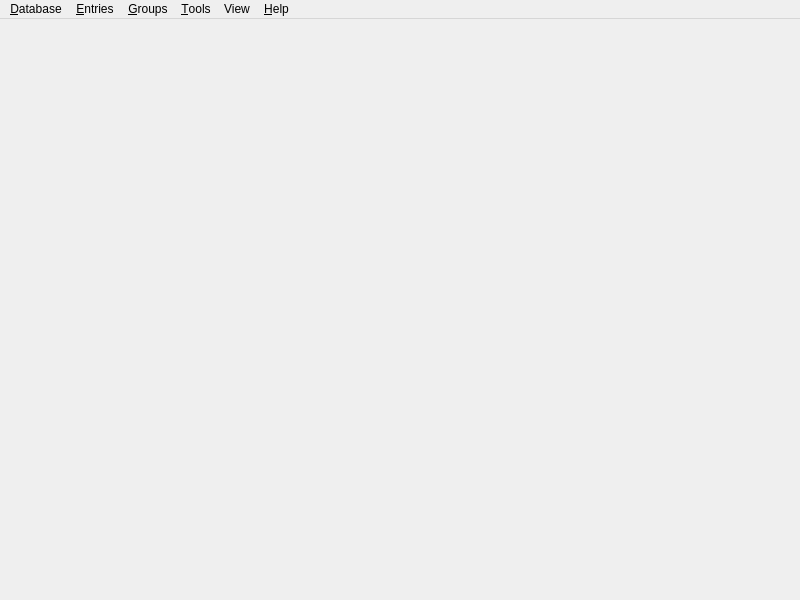
<?xml version="1.0" encoding="UTF-8"?>
<ui version="4.0">
 <class>MainWindow</class>
 <widget class="QMainWindow" name="MainWindow">
  <property name="enabled">
   <bool>true</bool>
  </property>
  <property name="geometry">
   <rect>
    <x>0</x>
    <y>0</y>
    <width>800</width>
    <height>600</height>
   </rect>
  </property>
  <property name="minimumSize">
   <size>
    <width>800</width>
    <height>500</height>
   </size>
  </property>
  <property name="windowTitle">
   <string notr="true">OpenVireo</string>
  </property>
  <widget class="QWidget" name="centralwidget">
   <property name="enabled">
    <bool>true</bool>
   </property>
   <layout class="QVBoxLayout" name="verticalLayout">
    <property name="spacing">
     <number>0</number>
    </property>
    <property name="leftMargin">
     <number>0</number>
    </property>
    <property name="topMargin">
     <number>0</number>
    </property>
    <property name="rightMargin">
     <number>0</number>
    </property>
    <property name="bottomMargin">
     <number>0</number>
    </property>
    <item>
     <widget class="QStackedWidget" name="stackedWidget">
      <property name="sizePolicy">
       <sizepolicy hsizetype="Preferred" vsizetype="Preferred">
        <horstretch>0</horstretch>
        <verstretch>0</verstretch>
       </sizepolicy>
      </property>
      <property name="currentIndex">
       <number>2</number>
      </property>
      <widget class="QWidget" name="pageDatabase">
       <layout class="QVBoxLayout" name="verticalLayout_2">
        <property name="leftMargin">
         <number>0</number>
        </property>
        <property name="topMargin">
         <number>0</number>
        </property>
        <property name="rightMargin">
         <number>0</number>
        </property>
        <property name="bottomMargin">
         <number>0</number>
        </property>
        <item>
         <widget class="DatabaseTabWidget" name="tabWidget">
          <property name="currentIndex">
           <number>-1</number>
          </property>
          <property name="tabsClosable">
           <bool>true</bool>
          </property>
          <property name="movable">
           <bool>true</bool>
          </property>
         </widget>
        </item>
       </layout>
      </widget>
      <widget class="QWidget" name="pageSettings">
       <layout class="QVBoxLayout" name="verticalLayout_3">
        <property name="leftMargin">
         <number>0</number>
        </property>
        <property name="topMargin">
         <number>0</number>
        </property>
        <property name="rightMargin">
         <number>0</number>
        </property>
        <property name="bottomMargin">
         <number>0</number>
        </property>
        <item>
         <widget class="ApplicationSettingsWidget" name="settingsWidget" native="true"/>
        </item>
       </layout>
      </widget>
      <widget class="QWidget" name="pageWelcome">
       <layout class="QVBoxLayout" name="verticalLayout_5">
        <item>
         <layout class="QHBoxLayout" name="horizontalLayout">
          <item>
           <spacer name="horizontalSpacer">
            <property name="orientation">
             <enum>Qt::Horizontal</enum>
            </property>
            <property name="sizeType">
             <enum>QSizePolicy::MinimumExpanding</enum>
            </property>
            <property name="sizeHint" stdset="0">
             <size>
              <width>50</width>
              <height>20</height>
             </size>
            </property>
           </spacer>
          </item>
          <item>
           <widget class="WelcomeWidget" name="welcomeWidget" native="true"/>
          </item>
          <item>
           <spacer name="horizontalSpacer_2">
            <property name="orientation">
             <enum>Qt::Horizontal</enum>
            </property>
            <property name="sizeType">
             <enum>QSizePolicy::MinimumExpanding</enum>
            </property>
            <property name="sizeHint" stdset="0">
             <size>
              <width>50</width>
              <height>20</height>
             </size>
            </property>
           </spacer>
          </item>
         </layout>
        </item>
       </layout>
      </widget>
      <widget class="QWidget" name="pagePasswordGenerator">
       <layout class="QVBoxLayout" name="verticalLayout_6">
        <property name="leftMargin">
         <number>60</number>
        </property>
        <property name="topMargin">
         <number>30</number>
        </property>
        <property name="rightMargin">
         <number>60</number>
        </property>
        <item>
         <spacer name="verticalSpacer_2">
          <property name="orientation">
           <enum>Qt::Vertical</enum>
          </property>
          <property name="sizeHint" stdset="0">
           <size>
            <width>20</width>
            <height>40</height>
           </size>
          </property>
         </spacer>
        </item>
        <item>
         <widget class="PasswordGeneratorWidget" name="passwordGeneratorWidget" native="true"/>
        </item>
        <item>
         <spacer name="verticalSpacer">
          <property name="orientation">
           <enum>Qt::Vertical</enum>
          </property>
          <property name="sizeHint" stdset="0">
           <size>
            <width>20</width>
            <height>40</height>
           </size>
          </property>
         </spacer>
        </item>
       </layout>
      </widget>
     </widget>
    </item>
   </layout>
  </widget>
  <widget class="QMenuBar" name="menubar">
   <property name="geometry">
    <rect>
     <x>0</x>
     <y>0</y>
     <width>800</width>
     <height>22</height>
    </rect>
   </property>
   <property name="contextMenuPolicy">
    <enum>Qt::PreventContextMenu</enum>
   </property>
   <widget class="VaultMenu" name="menuFile">
    <property name="title">
     <string>&amp;Database</string>
    </property>
    <widget class="VaultMenu" name="menuRecentDatabases">
     <property name="title">
      <string>&amp;Recent Databases</string>
     </property>
    </widget>
    <widget class="VaultMenu" name="menuExport">
     <property name="title">
      <string>&amp;Export</string>
     </property>
     <addaction name="actionExportCsv"/>
     <addaction name="actionExportHtml"/>
     <addaction name="actionExportXML"/>
    </widget>
    <widget class="VaultMenu" name="menuRemoteSync">
     <property name="title">
      <string>Remote S&amp;ync…</string>
     </property>
     <addaction name="separator"/>
    </widget>
    <addaction name="actionDatabaseNew"/>
    <addaction name="actionDatabaseOpen"/>
    <addaction name="menuRecentDatabases"/>
    <addaction name="actionDatabaseSave"/>
    <addaction name="actionDatabaseSaveAs"/>
    <addaction name="actionDatabaseSaveBackup"/>
    <addaction name="actionDatabaseClose"/>
    <addaction name="separator"/>
    <addaction name="actionLockDatabase"/>
    <addaction name="actionLockAllDatabases"/>
    <addaction name="separator"/>
    <addaction name="actionDatabaseSettings"/>
    <addaction name="actionDatabaseSecurity"/>
    <addaction name="actionReports"/>
    <addaction name="separator"/>
    <addaction name="actionPasskeys"/>
    <addaction name="actionImportPasskey"/>
    <addaction name="separator"/>
    <addaction name="actionDatabaseMerge"/>
    <addaction name="menuRemoteSync"/>
    <addaction name="actionImport"/>
    <addaction name="menuExport"/>
    <addaction name="separator"/>
    <addaction name="actionQuit"/>
   </widget>
   <widget class="VaultMenu" name="menuHelp">
    <property name="title">
     <string>&amp;Help</string>
    </property>
    <addaction name="separator"/>
    <addaction name="actionGettingStarted"/>
    <addaction name="actionUserGuide"/>
    <addaction name="actionKeyboardShortcuts"/>
    <addaction name="actionOnlineHelp"/>
    <addaction name="separator"/>
    <addaction name="actionCheckForUpdates"/>
    <addaction name="actionDonate"/>
    <addaction name="actionBugReport"/>
    <addaction name="actionAbout"/>
   </widget>
   <widget class="VaultMenu" name="menuEntries">
    <property name="title">
     <string>&amp;Entries</string>
    </property>
    <property name="separatorsCollapsible">
     <bool>true</bool>
    </property>
    <widget class="VaultMenu" name="menuEntryCopyAttribute">
     <property name="toolTip">
      <string/>
     </property>
     <property name="title">
      <string>Copy Att&amp;ribute</string>
     </property>
     <addaction name="actionEntryCopyTitle"/>
     <addaction name="actionEntryCopyNotes"/>
     <addaction name="separator"/>
    </widget>
    <widget class="VaultMenu" name="menuEntryTotp">
     <property name="title">
      <string>TOTP</string>
     </property>
     <addaction name="actionEntryCopyTotp"/>
     <addaction name="actionEntryCopyPasswordTotp"/>
     <addaction name="actionEntryTotp"/>
     <addaction name="actionEntryTotpQRCode"/>
     <addaction name="actionEntrySetupTotp"/>
    </widget>
    <widget class="VaultMenu" name="menuTags">
     <property name="tearOffEnabled">
      <bool>true</bool>
     </property>
     <property name="title">
      <string>Tags</string>
     </property>
    </widget>
    <addaction name="separator"/>
    <addaction name="actionEntryNew"/>
    <addaction name="actionEntryEdit"/>
    <addaction name="actionEntryExpire"/>
    <addaction name="actionEntryClone"/>
    <addaction name="actionEntryDelete"/>
    <addaction name="separator"/>
    <addaction name="actionEntryMoveUp"/>
    <addaction name="actionEntryMoveDown"/>
    <addaction name="separator"/>
    <addaction name="actionEntryCopyUsername"/>
    <addaction name="actionEntryCopyPassword"/>
    <addaction name="actionEntryCopyURL"/>
    <addaction name="menuEntryCopyAttribute"/>
    <addaction name="menuEntryTotp"/>
    <addaction name="menuTags"/>
    <addaction name="separator"/>
    <addaction name="actionEntryAutoType"/>
    <addaction name="separator"/>
    <addaction name="actionEntryImportPasskey"/>
    <addaction name="actionEntryRemovePasskey"/>
    <addaction name="separator"/>
    <addaction name="actionEntryOpenUrl"/>
    <addaction name="actionEntryDownloadIcon"/>
    <addaction name="separator"/>
    <addaction name="actionEntryAddToAgent"/>
    <addaction name="actionEntryRemoveFromAgent"/>
    <addaction name="separator"/>
    <addaction name="actionEntryRestore"/>
   </widget>
   <widget class="VaultMenu" name="menuGroups">
    <property name="title">
     <string>&amp;Groups</string>
    </property>
    <addaction name="actionGroupEmptyRecycleBin"/>
    <addaction name="separator"/>
    <addaction name="actionGroupNew"/>
    <addaction name="actionGroupEdit"/>
    <addaction name="actionGroupClone"/>
    <addaction name="actionGroupDelete"/>
    <addaction name="separator"/>
    <addaction name="actionGroupSortAsc"/>
    <addaction name="actionGroupSortDesc"/>
    <addaction name="separator"/>
    <addaction name="actionGroupDownloadFavicons"/>
   </widget>
   <widget class="VaultMenu" name="menuTools">
    <property name="title">
     <string>&amp;Tools</string>
    </property>
    <addaction name="actionPasswordGenerator"/>
    <addaction name="actionClearSSHAgent"/>
    <addaction name="actionSettings"/>
   </widget>
   <widget class="VaultMenu" name="menuView">
    <property name="title">
     <string>View</string>
    </property>
    <widget class="VaultMenu" name="menuTheme">
     <property name="title">
      <string>Theme</string>
     </property>
     <addaction name="actionThemeAuto"/>
     <addaction name="actionThemeLight"/>
     <addaction name="actionThemeDark"/>
     <addaction name="actionThemeHighContrast"/>
    </widget>
    <addaction name="actionNotifications"/>
    <addaction name="separator"/>
    <addaction name="menuTheme"/>
    <addaction name="actionAlwaysOnTop"/>
    <addaction name="actionAllowScreenCapture"/>
    <addaction name="separator"/>
    <addaction name="actionShowGroupPanel"/>
    <addaction name="separator"/>
    <addaction name="actionShowMenubar"/>
    <addaction name="separator"/>
    <addaction name="actionHideUsernames"/>
    <addaction name="actionHidePasswords"/>
   </widget>
   <addaction name="menuFile"/>
   <addaction name="menuEntries"/>
   <addaction name="menuGroups"/>
   <addaction name="menuTools"/>
   <addaction name="menuView"/>
   <addaction name="menuHelp"/>
  </widget>
  <action name="actionQuit">
   <property name="text">
    <string>&amp;Quit</string>
   </property>
   <property name="toolTip">
    <string>Quit Application</string>
   </property>
   <property name="shortcut">
    <string notr="true">Ctrl+Q</string>
   </property>
   <property name="menuRole">
    <enum>QAction::QuitRole</enum>
   </property>
  </action>
  <action name="actionAbout">
   <property name="text">
    <string>&amp;About</string>
   </property>
   <property name="toolTip">
    <string>Open About Dialog</string>
   </property>
   <property name="menuRole">
    <enum>QAction::AboutRole</enum>
   </property>
  </action>
  <action name="actionCheckForUpdates">
   <property name="text">
    <string>&amp;Check for Updates</string>
   </property>
   <property name="menuRole">
    <enum>QAction::ApplicationSpecificRole</enum>
   </property>
  </action>
  <action name="actionDatabaseOpen">
   <property name="text">
    <string>&amp;Open Database…</string>
   </property>
   <property name="toolTip">
    <string>Open Database</string>
   </property>
   <property name="shortcut">
    <string notr="true">Ctrl+O</string>
   </property>
  </action>
  <action name="actionDatabaseSave">
   <property name="text">
    <string>&amp;Save Database</string>
   </property>
   <property name="shortcut">
    <string notr="true">Ctrl+S</string>
   </property>
  </action>
  <action name="actionDatabaseClose">
   <property name="text">
    <string>&amp;Close Database</string>
   </property>
   <property name="shortcut">
    <string notr="true">Ctrl+W</string>
   </property>
  </action>
  <action name="actionDatabaseNew">
   <property name="text">
    <string>&amp;New Database…</string>
   </property>
   <property name="toolTip">
    <string>Create Database</string>
   </property>
   <property name="shortcut">
    <string notr="true">Ctrl+Shift+N</string>
   </property>
  </action>
  <action name="actionDatabaseMerge">
   <property name="text">
    <string>&amp;Merge From Database…</string>
   </property>
   <property name="toolTip">
    <string>Merge From Database</string>
   </property>
  </action>
  <action name="actionEntryNew">
   <property name="text">
    <string>&amp;New Entry…</string>
   </property>
   <property name="toolTip">
    <string>New Entry</string>
   </property>
   <property name="shortcut">
    <string notr="true">Ctrl+N</string>
   </property>
  </action>
  <action name="actionEntryEdit">
   <property name="text">
    <string>&amp;Edit Entry…</string>
   </property>
   <property name="iconText">
    <string>Edit Entry…</string>
   </property>
   <property name="toolTip">
    <string>Edit Entry</string>
   </property>
   <property name="shortcut">
    <string notr="true">Ctrl+E</string>
   </property>
  </action>
  <action name="actionEntryExpire">
   <property name="enabled">
    <bool>false</bool>
   </property>
   <property name="text">
    <string>E&amp;xpire Entry</string>
   </property>
   <property name="iconText">
    <string>Expire Entry</string>
   </property>
   <property name="toolTip">
    <string>Expire Entry</string>
   </property>
  </action>
  <action name="actionEntryDelete">
   <property name="text">
    <string>&amp;Delete Entry</string>
   </property>
   <property name="iconText">
    <string>Delete Entry</string>
   </property>
   <property name="toolTip">
    <string>Delete Entry</string>
   </property>
   <property name="shortcut">
    <string notr="true">Del</string>
   </property>
  </action>
  <action name="actionGroupNew">
   <property name="text">
    <string>&amp;New Group…</string>
   </property>
   <property name="toolTip">
    <string>Create Group</string>
   </property>
  </action>
  <action name="actionGroupEdit">
   <property name="text">
    <string>&amp;Edit Group…</string>
   </property>
   <property name="toolTip">
    <string>Edit Group</string>
   </property>
  </action>
  <action name="actionGroupDelete">
   <property name="text">
    <string>&amp;Delete Group…</string>
   </property>
   <property name="toolTip">
    <string>Delete Group</string>
   </property>
  </action>
  <action name="actionGroupDownloadFavicons">
   <property name="text">
    <string>Download All &amp;Favicons…</string>
   </property>
   <property name="toolTip">
    <string>Download All Favicons</string>
   </property>
  </action>
  <action name="actionGroupSortAsc">
   <property name="text">
    <string>Sort &amp;A-Z</string>
   </property>
   <property name="toolTip">
    <string>Sort Groups A-Z</string>
   </property>
  </action>
  <action name="actionGroupSortDesc">
   <property name="text">
    <string>Sort &amp;Z-A</string>
   </property>
   <property name="toolTip">
    <string>Sort Groups Z-A</string>
   </property>
  </action>
  <action name="actionDatabaseSaveAs">
   <property name="text">
    <string>Sa&amp;ve Database As…</string>
   </property>
   <property name="toolTip">
    <string>Save Database As</string>
   </property>
   <property name="shortcut">
    <string notr="true">Ctrl+Shift+S</string>
   </property>
  </action>
  <action name="actionDatabaseSecurity">
   <property name="text">
    <string>Database &amp;Security…</string>
   </property>
   <property name="toolTip">
    <string>Show Database Security</string>
   </property>
  </action>
  <action name="actionReports">
   <property name="checkable">
    <bool>true</bool>
   </property>
   <property name="text">
    <string>Database &amp;Reports…</string>
   </property>
   <property name="toolTip">
    <string>Show Database Reports</string>
   </property>
   <property name="shortcut">
    <string notr="true">Ctrl+Shift+R</string>
   </property>
   <property name="menuRole">
    <enum>QAction::NoRole</enum>
   </property>
  </action>
  <action name="actionDatabaseSettings">
   <property name="checkable">
    <bool>true</bool>
   </property>
   <property name="text">
    <string>&amp;Database Settings…</string>
   </property>
   <property name="toolTip">
    <string>Show Database Settings</string>
   </property>
   <property name="shortcut">
    <string notr="true">Ctrl+Shift+,</string>
   </property>
   <property name="menuRole">
    <enum>QAction::NoRole</enum>
   </property>
  </action>
  <action name="actionPasskeys">
   <property name="text">
    <string>Passkeys…</string>
   </property>
   <property name="toolTip">
    <string>Show Passkeys</string>
   </property>
   <property name="menuRole">
    <enum>QAction::NoRole</enum>
   </property>
  </action>
  <action name="actionImportPasskey">
   <property name="text">
    <string>Import Passkey</string>
   </property>
   <property name="toolTip">
    <string>Import Passkey</string>
   </property>
   <property name="menuRole">
    <enum>QAction::NoRole</enum>
   </property>
  </action>
  <action name="actionEntryClone">
   <property name="text">
    <string>&amp;Clone Entry…</string>
   </property>
   <property name="toolTip">
    <string>Clone Entry</string>
   </property>
   <property name="shortcut">
    <string notr="true">Ctrl+D</string>
   </property>
  </action>
  <action name="actionEntryMoveUp">
   <property name="text">
    <string>Move u&amp;p</string>
   </property>
   <property name="toolTip">
    <string>Move Entry Up</string>
   </property>
   <property name="shortcut">
    <string notr="true">Alt+Up</string>
   </property>
  </action>
  <action name="actionEntryMoveDown">
   <property name="text">
    <string>Move do&amp;wn</string>
   </property>
   <property name="toolTip">
    <string>Move Entry Down</string>
   </property>
   <property name="shortcut">
    <string notr="true">Alt+Down</string>
   </property>
  </action>
  <action name="actionEntryCopyUsername">
   <property name="text">
    <string>Copy &amp;Username</string>
   </property>
   <property name="toolTip">
    <string>Copy Username</string>
   </property>
   <property name="shortcut">
    <string notr="true">Ctrl+B</string>
   </property>
  </action>
  <action name="actionEntryCopyPassword">
   <property name="text">
    <string>Copy &amp;Password</string>
   </property>
   <property name="toolTip">
    <string>Copy Password</string>
   </property>
   <property name="shortcut">
    <string notr="true">Ctrl+C</string>
   </property>
  </action>
  <action name="actionSettings">
   <property name="checkable">
    <bool>true</bool>
   </property>
   <property name="text">
    <string>&amp;Settings</string>
   </property>
   <property name="toolTip">
    <string>Show Application Settings</string>
   </property>
   <property name="shortcut">
    <string notr="true">Ctrl+,</string>
   </property>
   <property name="menuRole">
    <enum>QAction::PreferencesRole</enum>
   </property>
  </action>
  <action name="actionPasswordGenerator">
   <property name="checkable">
    <bool>true</bool>
   </property>
   <property name="text">
    <string>&amp;Password Generator</string>
   </property>
   <property name="toolTip">
    <string>Show Password Generator</string>
   </property>
  </action>
  <action name="actionEntryAutoType">
   <property name="text">
    <string>Perform &amp;Auto-Type</string>
   </property>
  </action>
  <action name="actionEntryImportPasskey">
   <property name="text">
    <string>Import Passkey</string>
   </property>
  </action>
  <action name="actionEntryRemovePasskey">
   <property name="text">
    <string>Remove Passkey From Entry</string>
   </property>
  </action>
  <action name="actionEntryAutoTypeUsername">
   <property name="enabled">
    <bool>false</bool>
   </property>
   <property name="text">
    <string notr="true">{USERNAME}</string>
   </property>
   <property name="iconText">
    <string notr="true">{USERNAME}</string>
   </property>
   <property name="toolTip">
    <string>Perform Auto-Type: {USERNAME}</string>
   </property>
  </action>
  <action name="actionEntryAutoTypeUsernameEnter">
   <property name="enabled">
    <bool>false</bool>
   </property>
   <property name="text">
    <string notr="true">{USERNAME}{ENTER}</string>
   </property>
   <property name="iconText">
    <string notr="true">{USERNAME}{ENTER}</string>
   </property>
   <property name="toolTip">
    <string>Perform Auto-Type: {USERNAME}{ENTER}</string>
   </property>
  </action>
  <action name="actionEntryAutoTypePassword">
   <property name="enabled">
    <bool>false</bool>
   </property>
   <property name="text">
    <string notr="true">{PASSWORD}</string>
   </property>
   <property name="iconText">
    <string notr="true">{PASSWORD}</string>
   </property>
   <property name="toolTip">
    <string>Perform Auto-Type: {PASSWORD}</string>
   </property>
  </action>
  <action name="actionEntryAutoTypePasswordEnter">
   <property name="enabled">
    <bool>false</bool>
   </property>
   <property name="text">
    <string notr="true">{PASSWORD}{ENTER}</string>
   </property>
   <property name="iconText">
    <string notr="true">{PASSWORD}{ENTER}</string>
   </property>
   <property name="toolTip">
    <string>Perform Auto-Type: {PASSWORD}{ENTER}</string>
   </property>
  </action>
  <action name="actionEntryAutoTypeTOTP">
   <property name="enabled">
    <bool>false</bool>
   </property>
   <property name="text">
    <string notr="true">{TOTP}</string>
   </property>
   <property name="iconText">
    <string notr="true">{TOTP}</string>
   </property>
   <property name="toolTip">
    <string>Perform Auto-Type: {TOTP}</string>
   </property>
  </action>
  <action name="actionEntryAutoTypeURL">
   <property name="enabled">
    <bool>false</bool>
   </property>
   <property name="text">
    <string notr="true">{URL}</string>
   </property>
   <property name="iconText">
    <string notr="true">{URL}</string>
   </property>
   <property name="toolTip">
    <string notr="true">{URL}</string>
   </property>
  </action>
  <action name="actionEntryAutoTypeURLEnter">
   <property name="enabled">
    <bool>false</bool>
   </property>
   <property name="text">
    <string notr="true">{URL}{ENTER}</string>
   </property>
   <property name="iconText">
    <string notr="true">{URL}{ENTER}</string>
   </property>
   <property name="toolTip">
    <string notr="true">{URL}{ENTER}</string>
   </property>
  </action>
  <action name="actionEntryDownloadIcon">
   <property name="text">
    <string>Download &amp;Favicon</string>
   </property>
   <property name="shortcut">
    <string notr="true">Ctrl+Shift+D</string>
   </property>
  </action>
  <action name="actionEntryOpenUrl">
   <property name="text">
    <string>Open &amp;URL</string>
   </property>
   <property name="shortcut">
    <string notr="true">Ctrl+Shift+U</string>
   </property>
  </action>
  <action name="actionLockDatabase">
   <property name="text">
    <string>&amp;Lock Database</string>
   </property>
   <property name="shortcut">
    <string notr="true">Ctrl+L</string>
   </property>
  </action>
  <action name="actionLockAllDatabases">
   <property name="text">
    <string>Lock &amp;All Databases</string>
   </property>
   <property name="shortcut">
    <string notr="true">Ctrl+Shift+L</string>
   </property>
  </action>
  <action name="actionEntryCopyTitle">
   <property name="text">
    <string>&amp;Title</string>
   </property>
   <property name="toolTip">
    <string>Copy Title</string>
   </property>
   <property name="shortcut">
    <string notr="true">Ctrl+I</string>
   </property>
  </action>
  <action name="actionEntryCopyURL">
   <property name="text">
    <string>Copy &amp;URL</string>
   </property>
   <property name="toolTip">
    <string>Copy URL</string>
   </property>
   <property name="shortcut">
    <string notr="true">Ctrl+U</string>
   </property>
  </action>
  <action name="actionEntryCopyNotes">
   <property name="text">
    <string>&amp;Notes</string>
   </property>
   <property name="toolTip">
    <string>Copy Notes</string>
   </property>
  </action>
  <action name="actionExportCsv">
   <property name="text">
    <string>&amp;CSV File…</string>
   </property>
   <property name="toolTip">
    <string>Export to CSV</string>
   </property>
  </action>
  <action name="actionExportHtml">
   <property name="text">
    <string>&amp;HTML File…</string>
   </property>
   <property name="toolTip">
    <string>Export to HTML</string>
   </property>
  </action>
  <action name="actionImportKeePass1">
   <property name="text">
    <string>KeePass 1 Database…</string>
   </property>
   <property name="toolTip">
    <string>Import KeePass1 Database</string>
   </property>
  </action>
  <action name="actionImportOpVault">
   <property name="text">
    <string>1Password Vault…</string>
   </property>
   <property name="toolTip">
    <string>Import 1Password Vault</string>
   </property>
  </action>
  <action name="actionImportCsv">
   <property name="text">
    <string>CSV File…</string>
   </property>
   <property name="toolTip">
    <string>Import CSV File</string>
   </property>
  </action>
  <action name="actionEntryTotp">
   <property name="text">
    <string>Show TOTP</string>
   </property>
   <property name="shortcut">
    <string notr="true">Ctrl+Shift+T</string>
   </property>
  </action>
  <action name="actionEntryTotpQRCode">
   <property name="text">
    <string>Show QR Code</string>
   </property>
   <property name="toolTip">
    <string>Show TOTP QR Code</string>
   </property>
  </action>
  <action name="actionEntrySetupTotp">
   <property name="text">
    <string>Set up TOTP…</string>
   </property>
   <property name="toolTip">
    <string>Set up TOTP</string>
   </property>
  </action>
  <action name="actionEntryCopyTotp">
   <property name="text">
    <string>Copy &amp;TOTP</string>
   </property>
   <property name="shortcut">
    <string notr="true">Ctrl+T</string>
   </property>
  </action>
  <action name="actionEntryCopyPasswordTotp">
   <property name="text">
    <string>Copy Password and TOTP</string>
   </property>
   <property name="shortcut">
    <string notr="true">Ctrl+Y</string>
   </property>
  </action>
  <action name="actionGroupEmptyRecycleBin">
   <property name="text">
    <string>E&amp;mpty recycle bin</string>
   </property>
   <property name="toolTip">
    <string>Empty Recycle Bin</string>
   </property>
  </action>
  <action name="actionDonate">
   <property name="text">
    <string>&amp;Donate</string>
   </property>
   <property name="toolTip">
    <string>Open Donation Website</string>
   </property>
  </action>
  <action name="actionBugReport">
   <property name="text">
    <string>Report a &amp;Bug</string>
   </property>
   <property name="toolTip">
    <string>Open Bug Report</string>
   </property>
  </action>
  <action name="actionGettingStarted">
   <property name="text">
    <string>&amp;Getting Started</string>
   </property>
   <property name="toolTip">
    <string>Open Getting Started Guide</string>
   </property>
  </action>
  <action name="actionOnlineHelp">
   <property name="text">
    <string>&amp;Online Help</string>
   </property>
   <property name="toolTip">
    <string>Open Online Documentation</string>
   </property>
  </action>
  <action name="actionUserGuide">
   <property name="text">
    <string>&amp;User Guide</string>
   </property>
   <property name="toolTip">
    <string>Open User Guide</string>
   </property>
  </action>
  <action name="actionKeyboardShortcuts">
   <property name="text">
    <string>&amp;Keyboard Shortcuts</string>
   </property>
   <property name="toolTip">
    <string>Open Keyboard Shortcuts Guide</string>
   </property>
   <property name="shortcut">
    <string notr="true">Ctrl+/</string>
   </property>
  </action>
  <action name="actionDatabaseSaveBackup">
   <property name="text">
    <string>Save Database Backup…</string>
   </property>
   <property name="toolTip">
    <string>Save Database Backup</string>
   </property>
  </action>
  <action name="actionEntryAddToAgent">
   <property name="text">
    <string>Add key to SSH Agent</string>
   </property>
   <property name="toolTip">
    <string>SSH Agent: Add Key</string>
   </property>
   <property name="shortcut">
    <string notr="true">Ctrl+H</string>
   </property>
  </action>
  <action name="actionEntryRemoveFromAgent">
   <property name="text">
    <string>Remove key from SSH Agent</string>
   </property>
   <property name="toolTip">
    <string>SSH Agent: Remove Key</string>
   </property>
   <property name="shortcut">
    <string notr="true">Ctrl+Shift+H</string>
   </property>
  </action>
  <action name="actionThemeAuto">
   <property name="checkable">
    <bool>true</bool>
   </property>
   <property name="checked">
    <bool>true</bool>
   </property>
   <property name="text">
    <string>Automatic</string>
   </property>
   <property name="toolTip">
    <string>Set Theme: Automatic</string>
   </property>
  </action>
  <action name="actionThemeLight">
   <property name="checkable">
    <bool>true</bool>
   </property>
   <property name="text">
    <string>Light</string>
   </property>
   <property name="toolTip">
    <string>Set Theme: Light</string>
   </property>
  </action>
  <action name="actionThemeDark">
   <property name="checkable">
    <bool>true</bool>
   </property>
   <property name="text">
    <string>Dark</string>
   </property>
   <property name="toolTip">
    <string>Set Theme: Dark</string>
   </property>
  </action>
  <action name="actionThemeHighContrast">
   <property name="checkable">
    <bool>true</bool>
   </property>
   <property name="text">
    <string>High Contrast</string>
   </property>
   <property name="toolTip">
    <string>Set Theme: High Contrast</string>
   </property>
  </action>
  <action name="actionShowMenubar">
   <property name="checkable">
    <bool>true</bool>
   </property>
   <property name="checked">
    <bool>true</bool>
   </property>
   <property name="text">
    <string>Show Menubar</string>
   </property>
   <property name="toolTip">
    <string>Toggle Show Menubar</string>
   </property>
  </action>
  <action name="actionNotifications">
   <property name="text">
    <string>Notifications</string>
   </property>
   <property name="toolTip">
    <string>Show notifications</string>
   </property>
   <property name="shortcut">
    <string notr="true">Ctrl+Shift+N</string>
   </property>
  </action>
  <action name="actionAlwaysOnTop">
   <property name="checkable">
    <bool>true</bool>
   </property>
   <property name="text">
    <string>Always on Top</string>
   </property>
   <property name="toolTip">
    <string>Toggle Always on Top</string>
   </property>
   <property name="shortcut">
    <string notr="true">Ctrl+Shift+A</string>
   </property>
  </action>
  <action name="actionHideUsernames">
   <property name="checkable">
    <bool>true</bool>
   </property>
   <property name="text">
    <string>Hide Usernames</string>
   </property>
   <property name="toolTip">
    <string>Toggle Hide Usernames</string>
   </property>
   <property name="shortcut">
    <string notr="true">Ctrl+Shift+B</string>
   </property>
  </action>
  <action name="actionHidePasswords">
   <property name="checkable">
    <bool>true</bool>
   </property>
   <property name="checked">
    <bool>true</bool>
   </property>
   <property name="text">
    <string>Hide Passwords</string>
   </property>
   <property name="toolTip">
    <string>Toggle Hide Passwords</string>
   </property>
   <property name="shortcut">
    <string notr="true">Ctrl+Shift+C</string>
   </property>
  </action>
  <action name="actionEntryAutoTypeSequence">
   <property name="text">
    <string notr="true">{USERNAME}{TAB}{PASSWORD}{ENTER}</string>
   </property>
   <property name="iconText">
    <string notr="true">{USERNAME}{TAB}{PASSWORD}{ENTER}</string>
   </property>
   <property name="toolTip">
    <string notr="true">Perform Auto-Type: Entry Default</string>
   </property>
   <property name="shortcut">
    <string notr="true">Ctrl+Shift+V</string>
   </property>
  </action>
  <action name="actionGroupClone">
   <property name="text">
    <string>Clone Group...</string>
   </property>
  </action>
  <action name="actionEntryRestore">
   <property name="text">
    <string notr="true" extracomment="Translatable string with plural form set in CPP file">Restore Entry(s)</string>
   </property>
   <property name="toolTip">
    <string notr="true" extracomment="Translatable string with plural form set in CPP file">Restore Entry</string>
   </property>
   <property name="shortcut">
    <string notr="true">Ctrl+R</string>
   </property>
  </action>
  <action name="actionExportXML">
   <property name="text">
    <string>&amp;XML File…</string>
   </property>
   <property name="toolTip">
    <string>Export to XML</string>
   </property>
  </action>
  <action name="actionAllowScreenCapture">
   <property name="checkable">
    <bool>true</bool>
   </property>
   <property name="text">
    <string>Allow Screen Capture</string>
   </property>
   <property name="toolTip">
    <string>Toggle Allow Screen Capture</string>
   </property>
  </action>
  <action name="actionImport1PUX">
   <property name="text">
    <string>1Password 1PUX...</string>
   </property>
   <property name="toolTip">
    <string>Import a 1Password 1PUX file</string>
   </property>
  </action>
  <action name="actionImport">
   <property name="text">
    <string>Import…</string>
   </property>
  </action>
  <action name="actionShowGroupPanel">
   <property name="checkable">
    <bool>true</bool>
   </property>
   <property name="checked">
    <bool>true</bool>
   </property>
   <property name="text">
    <string>Show Group Panel</string>
   </property>
   <property name="toolTip">
    <string>Toggle Show Group Panel</string>
   </property>
  </action>
  <action name="actionClearSSHAgent">
   <property name="text">
    <string>Clear SSH Agent</string>
   </property>
   <property name="toolTip">
    <string>Clear all identities in ssh-agent</string>
   </property>
   <property name="menuRole">
    <enum>QAction::TextHeuristicRole</enum>
   </property>
  </action>
 </widget>
 <customwidgets>
  <customwidget>
   <class>VaultMenu</class>
   <extends>QMenu</extends>
   <header>gui/vault/VaultControls.h</header>
  </customwidget>
  <customwidget>
   <class>PasswordGeneratorWidget</class>
   <extends>QWidget</extends>
   <header>gui/PasswordGeneratorWidget.h</header>
   <container>1</container>
  </customwidget>
  <customwidget>
   <class>DatabaseTabWidget</class>
   <extends>QTabWidget</extends>
   <header>gui/DatabaseTabWidget.h</header>
   <container>1</container>
  </customwidget>
  <customwidget>
   <class>ApplicationSettingsWidget</class>
   <extends>QWidget</extends>
   <header>gui/ApplicationSettingsWidget.h</header>
   <container>1</container>
  </customwidget>
  <customwidget>
   <class>WelcomeWidget</class>
   <extends>QWidget</extends>
   <header>gui/WelcomeWidget.h</header>
   <container>1</container>
  </customwidget>
 </customwidgets>
 <resources/>
 <connections/>
</ui>
